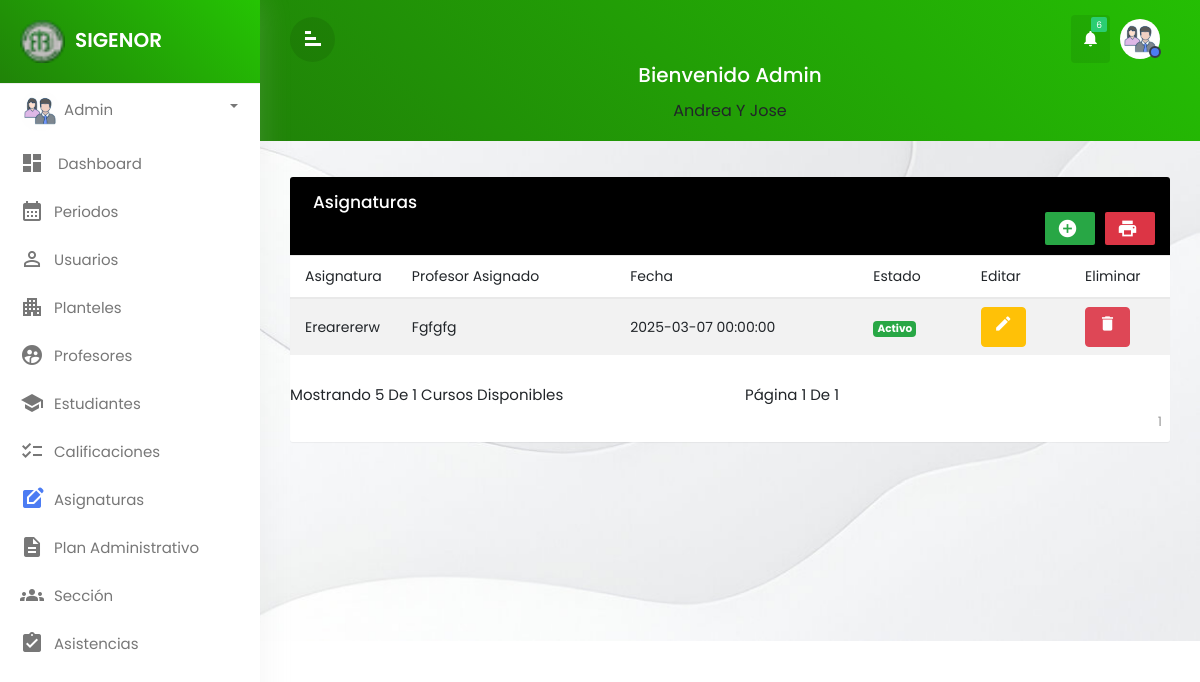
Page /Views/careers/mostrar (signed in) on the committed database.
### tables this page shows
CREATE TABLE `asignaturas` (
  `id_curso` int(11) NOT NULL,
  `id_profesor` int(11) NOT NULL,
  `id_periodo` int(11) NOT NULL,
  `nombre_curso` varchar(100) NOT NULL,
  `descripcion` varchar(100) NOT NULL,
  `fecha` datetime NOT NULL,
  `estado` char(1) NOT NULL
);

CREATE TABLE `profesores` (
  `id_profesor` int(11) NOT NULL,
  `nombre_apellido` varchar(120) NOT NULL,
  `cedula_profesor` varchar(15) NOT NULL,
  `sexo` varchar(20) NOT NULL,
  `correo_profesor` varchar(30) NOT NULL,
  `telefono_profesor` varchar(20) NOT NULL,
  `foto` varchar(255) NOT NULL,
  `fecha` datetime NOT NULL,
  `estado` char(1) NOT NULL
);

### views/careers/mostrar.php (the view, shortened to what this page needs)
<!doctype html>
<html lang="en">
  <head>
        <link rel="stylesheet" href="../../Assets/css/bootstrap-1.min.css">
        <link rel="stylesheet" href="../../Assets/css/custom.css">
       <link href="https://cdn.datatables.net/1.12.1/css/jquery.dataTables.min.css" rel="stylesheet">
        <link href="../../Assets/css/font-awesome.min.css" rel="stylesheet" />
        <link rel="stylesheet" type="text/css" href="https://cdnjs.cloudflare.com/ajax/libs/twitter-bootstrap/4.5.0/js/bootstrap.min.js.map">
  </head>
  <body>
<div class="wrapper">
        <nav id="sidebar">
            <div class="sidebar-header">
            <h3 style="font-size:20px;"><img src="../../Assets/img/logo.png" class="img-fluid"/><span>SIGENOR</span></h3>
            </div>
            <ul class="list-unstyled components">
<li class="dropdown">
                    <a href="#pageSubmenu3" data-toggle="collapse" aria-expanded="false"
          class="dropdown-toggle">
          <img src="../../Views/profile/<?php echo ucfirst ($_SESSION['foto']) ?> " style="width:40px; height:40px; border-radius:50%;"/>
          <span><?php echo ucfirst($_SESSION['nombre_usuario']); ?></span></a>
                </li>
			<li  class="">
                    <a href="../admin/pages-admin.php" class="dashboard"><i class="material-icons">dashboard</i>
					<span>Dashboard</span></a>
      </li>
        <li class="">
             <a href="../period/mostrar"><i class="material-icons">calendar_month</i><span>Periodos</span></a>
         </li>
          <li  class="">
             <a href="../users/mostrar"><i class="material-icons">person_outline</i><span>Usuarios
             </span></a>
         </li>
         <li  class="">
             <a href="../fathers/mostrar"><i class="material-icons">apartment</i><span>Planteles
             </span></a>
         </li>
         <li  class="">
                <a href="../teachers/mostrar"><i class="material-icons">supervised_user_circle</i><span>Profesores
                    </span></a>
                </li>
                <li  class="">
                    <a href="../students/mostrar"><i class="material-icons">school</i><span>Estudiantes
                    </span></a>
                </li>
                <li  class="">
                    <a href="../subgrade/mostrar"><i class="material-icons">checklist</i><span>Calificaciones
                    </span></a>
                </li>
         <li  class="active">
             <a href="../careers/mostrar"><i class="material-icons">edit_square</i><span>Asignaturas
             </span></a>
         </li>
         <li  class="">
             <a href="../grade/mostrar"><i class="material-icons">description</i><span>Plan administrativo
             </span></a>
         </li>
         <li  class="">
             <a href="../groups/mostrar"><i class="material-icons">groups</i><span>Sección
             </span></a>
         </li>
         <li  class="">
             <a href="../assists/mostrar"><i class="material-icons">assignment_turned_in</i><span>Asistencias
             </span></a>
         </li>
     </ul>
 </nav>
		<div id="content">
		   <div class="top-navbar">
		      <div class="xp-topbar">
                <div class="row">
                    <div class="col-2 col-md-1 col-lg-1 order-2 order-md-1 align-self-center">
                        <div class="xp-menubar">
                               <span class="material-icons text-white">signal_cellular_alt
							   </span>
                         </div>
                    </div>
                    <div class="col-md-5 col-lg-3 order-3 order-md-2">
                    </div>
                    <div class="col-10 col-md-6 col-lg-8 order-1 order-md-3">
                        <div class="xp-profilebar text-right">
							 <nav class="navbar p-0">
                        <ul class="nav navbar-nav flex-row ml-auto">
                            <li class="dropdown nav-item active">
                                <a href="#" class="nav-link" data-toggle="dropdown">
                                   <span class="material-icons">notifications</span>
								   <span class="notification">6</span>
                               </a>
                            </li>
                            <li class="nav-item dropdown">
                                <a class="nav-link" href="#" data-toggle="dropdown">
                                <img src="../../Views/profile/<?php echo ucfirst ($_SESSION['foto']) ?> " style="width:40px; height:40px; border-radius:50%;"/>
								<span class="xp-user-live"></span>
								</a>
                            </li>
                        </ul>
            </nav>
                        </div>
                    </div>
                </div>
            </div>
            <div class="xp-breadcrumbbar text-center">
                <h4 class="page-title">Bienvenido&nbsp;<?php echo ucfirst($_SESSION['nombre_usuario']); ?></h4>
                  <ol class="breadcrumb">
                    <li class="breadcrumb-item"><?php echo ucfirst($_SESSION['nombre_completo']); ?></li>
                  </ol>
            </div>
		   </div>
            <div class="main-content">
              <div class="row">
                <div class="col-md-12">
                <div class="table-wrapper">
    <div class="table-title">
      <div class="row">
        <div class="col-sm-6 p-0 d-flex justify-content-lg-start justify-content-center">
          <h2 class="ml-lg-2">Asignaturas</h2>
        </div>
        <div class="col-sm-12 p-0 d-flex justify-content-lg-end justify-content-center">
          <a href="#addEmployeeModal" class="btn btn-success" data-toggle="modal">
          <i class="material-icons">&#xE147;</i> </a>
          <a href="plantilla.php" class="btn btn-danger">
          <i class="material-icons">print</i> </a>
        </div>
      </div>
    </div>
       <?php
     require '../../Config/config.php';
$productosPorPagina = 5;
$pagina = 1;
$limit = $productosPorPagina;
$offset = ($pagina - 1) * $productosPorPagina;
$sentencia = $connect->query("SELECT COUNT(*) AS conteo FROM asignaturas;");
$conteo = $sentencia->fetchObject()->conteo ?? 0;
$paginas = ($conteo > 0) ? ceil($conteo / $productosPorPagina) : 1;
$sentencia = $connect->prepare("
    SELECT asignaturas.id_curso, asignaturas.id_profesor, asignaturas.id_periodo, asignaturas.nombre_curso,
           asignaturas.fecha, asignaturas.estado,
           profesores.nombre_apellido
    FROM asignaturas
    INNER JOIN periodos ON asignaturas.id_periodo = periodos.id_periodo
    INNER JOIN profesores ON asignaturas.id_profesor = profesores.id_profesor
    LIMIT ? OFFSET ?");
$sentencia->execute([$limit, $offset]);
$productos = $sentencia->fetchAll(PDO::FETCH_ASSOC);
        ?>
    <table class="table table-striped table-hover" id="myTable">
      <thead>
        <tr>
          <th>Asignatura</th>
          <th>Profesor Asignado</th>
          <th>fecha</th>
          <th>estado</th>
          <th>Editar</th>
          <th>Eliminar</th>
        </tr>
      </thead>
      <tbody>
          <?php foreach($productos as $producto){ ?>
            <tr>
            <td><?php echo $producto['nombre_curso'];?></td>
               <td><?php echo $producto['nombre_apellido']; ?></td>
                             <td><?php echo $producto['fecha'];?></td>
               <td>
          <?php if ($producto['estado'] == 1) { ?>
            <span class="badge badge-success">Activo</span>
          <?php } else { ?>
            <span class="badge badge-danger">No activo</span>
          <?php } ?>
        </td>
               <td>
<form method='POST' action='<?php $_SERVER['PHP_SELF'] ?>'>
<button name='editar' class='btn btn-warning text-white'><i class='material-icons' data-toggle='tooltip' title='Edit'>&#xE254;</i></button>
</form>
               </td>
               <td>
<form  onsubmit="return confirm('Realmente desea eliminar el registro?');" method='POST' action='<?php $_SERVER['PHP_SELF'] ?>'>
<button name='eliminar' class='btn btn-danger text-white' ><i class='material-icons'  title='Delete'>&#xE872;</i></button>
</form>
               </td>
            </tr>
            <?php } ?>
      </tbody>
    </table>
    <nav aria-label="Page navigation example">
            <div class="row">
                <div class="col-xs-12 col-sm-6">
                    <p>Mostrando <?php echo $productosPorPagina ?> de <?php echo $conteo ?> cursos disponibles</p>
                </div>
                <div class="col-xs-12 col-sm-6">
                    <p>Página <?php echo $pagina ?> de <?php echo $paginas ?> </p>
                </div>
            </div>
            <ul class="pagination">
        <?php for ($x = 1; $x <= $paginas; $x++) { ?>
            <li class="<?php if ($x == $pagina) echo "active"; ?>">
                <a href="./mostrar?pagina=<?php echo $x; ?>"><?php echo $x; ?></a>
            </li>
        <?php } ?>
    </ul>
</nav>
  </div>
</div>
</div>
        </div>
</div>
</div>
  </body>
  </html>

### rows in the picture
asignaturas: nombre_curso "Erearererw", id_profesor.nombre_apellido "Fgfgfg", fecha "2025-03-07 00:00:00", estado "Activo"

### other values in the picture
$_SESSION['nombre_usuario'] "Admin"
$_SESSION['nombre_completo'] "Andrea Y Jose"
$productosPorPagina "5"
$conteo "1"
$pagina "1"
$paginas "1"
